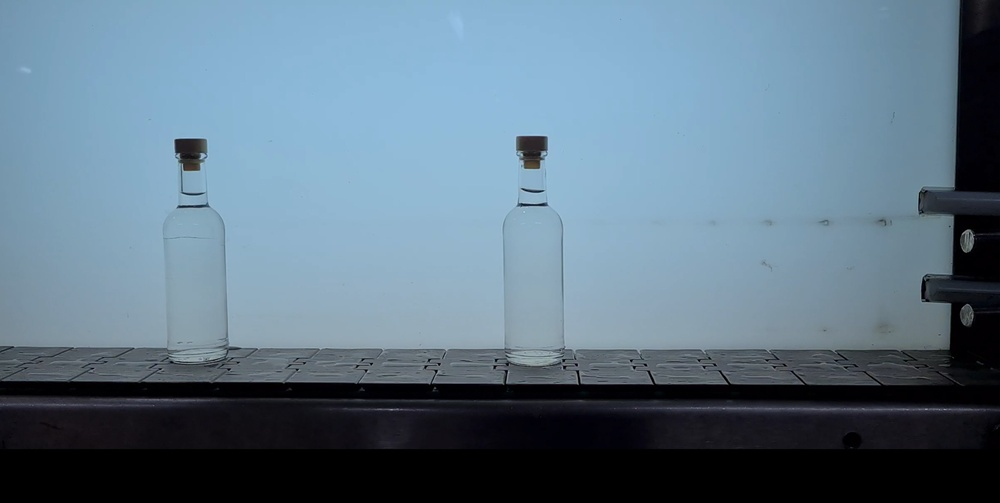
#> input picture legacy/2022/assets/broken_glass.jpg, 1000 x 503 px, shrunk from 2557 x 1287 before the run, found by its file name
$ python 'Glass preprocess.py'
#> lines starting #> are read from the running program, lines starting #| are printed output that depends on the picture; after the words box and inside, x2 and y2 are one past the last pixel; in counts of white or black regions, pixels touching at a corner belong together
import cv2
import numpy as np
from matplotlib import pyplot as plt
import matplotlib.image as mpimg

# Import, copy and grayscale original image
image = cv2.imread('broken_glass.jpg')
#> image is the input picture: shape (503, 1000, 3); mean B, G, R 135.1, 118.4, 95.6

orig_image = image.copy()

gray = cv2.cvtColor(image, cv2.COLOR_BGR2GRAY)
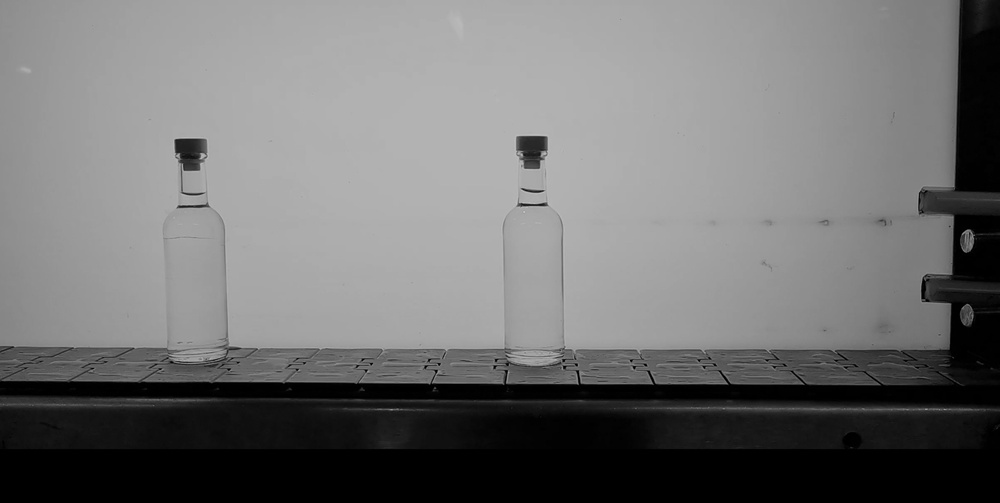
#> gray: shape (503, 1000); min 0, max 193, mean 113.5

# visualising
titles = ['Original Image', 'Grayed Image']
images = [orig_image, gray]

for i in range(2):
    plt.subplot(1, 2, i + 1), plt.imshow(images[i], 'gray')
    plt.title(titles[i])
    plt.xticks([]), plt.yticks([])
plt.show()
#> figure, not shown here; B, G, R data is drawn as R, G, B

# Initialize a list of kernel sizes (so we can evaluate the relationship between kernel
# size and amount of blurring)

# kernelSizes = [(3, 3), (9, 9), (15, 15)]
# # loop over the kernel sizes
# for (kX, kY) in kernelSizes:
# 	# apply an "average" blur to the image using the current kernel
# 	# size
# 	blurred = cv2.blur(gray, (kX, kY))
# 	cv2.imshow("Average ({}, {})".format(kX, kY), blurred)
# 	cv2.waitKey(0)

# perform median blur to remove noise
blurred = cv2.blur(gray, (3, 3))

bedged = cv2.Canny(blurred, 17, 60, L2gradient=True)
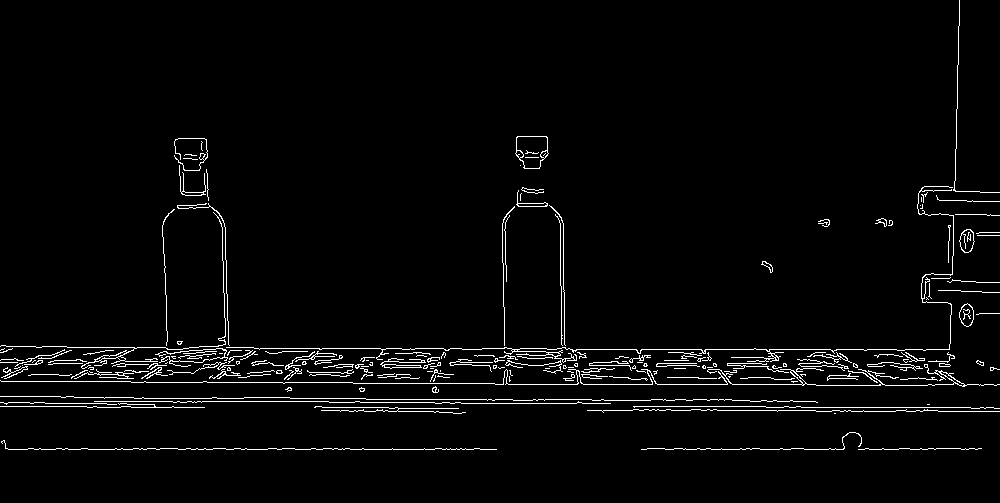
#> bedged: shape (503, 1000); 2.9% white in thin lines or dots, all inside (x1, y1, x2, y2) = (0, 0, 1000, 450)
bwindow_name = str(17) + '^' + str(60)

# visualising
titles = ['Grayed image blurred', 'Grayed image blurred + canny']
images = [blurred, bedged]

for i in range(2):
    plt.subplot(1, 2, i + 1), plt.imshow(images[i], 'gray')
    plt.title(titles[i])
    plt.xticks([]), plt.yticks([])
plt.show()

# [6 lines of commented-out code are left out]
plt.hist(blurred.ravel(), 256, [0, 256]);
plt.title("Grayed image blurred Histogram")
plt.show()
#> figure, not shown here; tallest bar 55750 high, from x = 0 to 1

# [20 lines of commented-out code are left out]
GaussianBlur = cv2.GaussianBlur(gray, (3, 3), 0)

edged = cv2.Canny(GaussianBlur, 17, 60, L2gradient=True)
window_name = str(17) + '^' + str(60)

# visualising
titles = ['Grayed image GaussianBlur', 'Grayed image GaussianBlur canny']
images = [GaussianBlur, edged]

for i in range(2):
    plt.subplot(1, 2, i + 1), plt.imshow(images[i], 'gray')
    plt.title(titles[i])
    plt.xticks([]), plt.yticks([])
plt.show()

# [6 lines of commented-out code are left out]
plt.hist(GaussianBlur.ravel(), 256, [0, 256]);
plt.title("Grayed image GaussianBlur histogram")
plt.show()
#> figure, not shown here; tallest bar 55485 high, from x = 0 to 1

# [10 lines of commented-out code are left out]

(T, thresh) = cv2.threshold(GaussianBlur, 100, 255, cv2.THRESH_BINARY)
#> thresh: shape (503, 1000); 67.8% white; 76 black regions (53 under 20 px), largest, box (x1, y1, x2, y2) and area: (0, 0, 1000, 503) 159137, (175, 139, 206, 171) 764, (517, 136, 547, 169) 741

(T, threshInv) = cv2.threshold(GaussianBlur, 100, 255, cv2.THRESH_BINARY_INV)

# visualising
titles = ['THRESH_BINARY', 'threshInv']
images = [thresh, threshInv]

for i in range(2):
    plt.subplot(1, 2, i + 1), plt.imshow(images[i], 'gray')
    plt.title(titles[i])
    plt.xticks([]), plt.yticks([])
plt.show()


#--------------------------------------------------
plt.imshow(thresh)
plt.title('Binary Threshold')
plt.xticks([]), plt.yticks([])
plt.show()

plt.imshow(threshInv)
plt.title('Binary Threshold Inverted')
plt.xticks([]), plt.yticks([])
plt.show()

plt.hist(thresh.ravel(), 256, [0, 256]);
plt.title("THRESH_BINARY histogram")
plt.show()
#> figure, not shown here; tallest bar 341046 high, from x = 255 to 256

plt.hist(threshInv.ravel(), 256, [0, 256]);
plt.title("threshInv histogram")
plt.show()
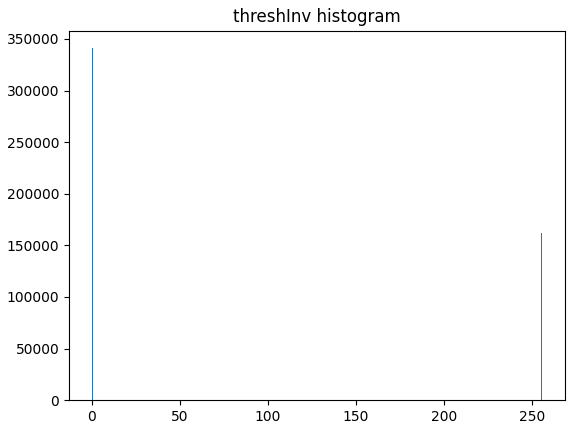
#> figure drawn by matplotlib, 1 panel; tallest bar 341046 high, from x = 0 to 1

#---------------------------------------------------------

# apply Otsu's automatic thresholding which automatically determines
# the best threshold value
(T, Otsu) = cv2.threshold(GaussianBlur, 100, 255, cv2.THRESH_BINARY_INV | cv2.THRESH_OTSU)
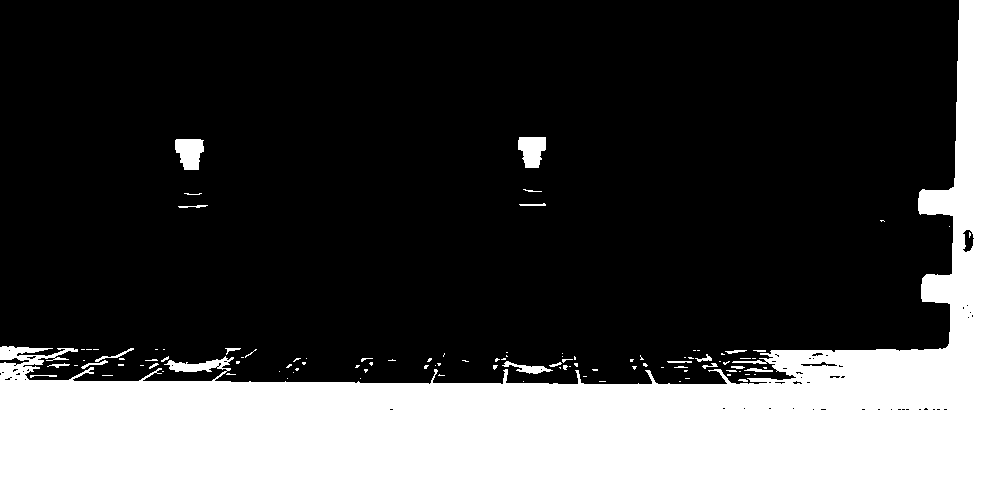
#> Otsu: shape (503, 1000); 30% white; 106 white regions (80 under 20 px), largest, box (x1, y1, x2, y2) and area: (0, 0, 1000, 503) 147614, (175, 139, 204, 170) 696, (518, 137, 546, 168) 668
#> T = 85

print("[INFO] otsu's thresholding value: {}".format(T))
#| [INFO] otsu's thresholding value: 85.0
# visualize only the masked regions in the image
masked = cv2.bitwise_and(image, image, mask=Otsu)
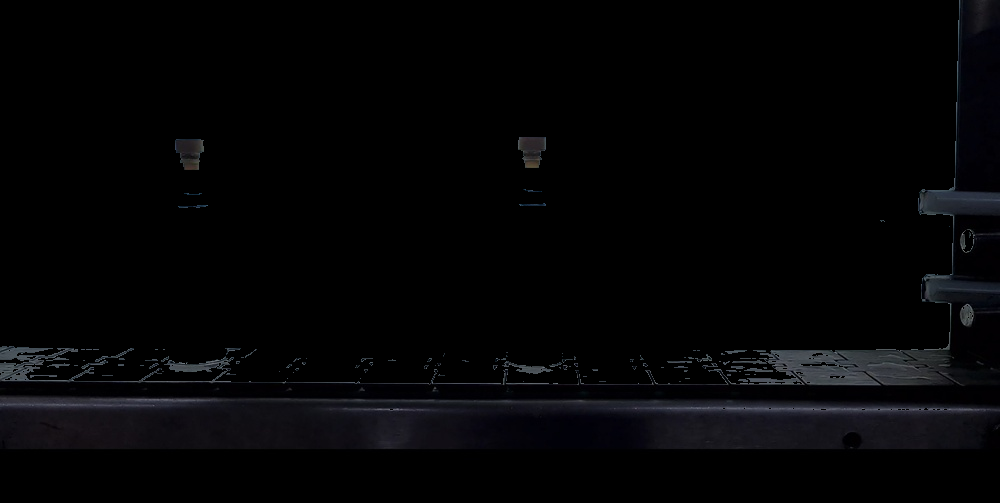
#> masked: shape (503, 1000, 3); mean B, G, R 5.3, 4.1, 4.1

# visualising
titles = ['Otsu', 'Otsu masked']
images = [Otsu, masked]

for i in range(2):
    plt.subplot(1, 2, i + 1), plt.imshow(images[i], 'gray')
    plt.title(titles[i])
    plt.xticks([]), plt.yticks([])
plt.show()
#> figure, not shown here; B, G, R data is drawn as R, G, B

plt.imshow(Otsu)
plt.title('Otsu with Gaussina blur and inverted binary thresholding')
plt.xticks([]), plt.yticks([])
plt.show()

plt.imshow(masked)
plt.title('Otsu masked')
plt.xticks([]), plt.yticks([])
plt.show()

# download original image
img = cv2.imread('broken_glass.jpg', 0)
#> img: shape (503, 1000); min 0, max 193, mean 113.5

# can blur (source, kernel size)
img = cv2.medianBlur(img, 5)

ret, th1 = cv2.threshold(img, 127, 255, cv2.THRESH_BINARY)
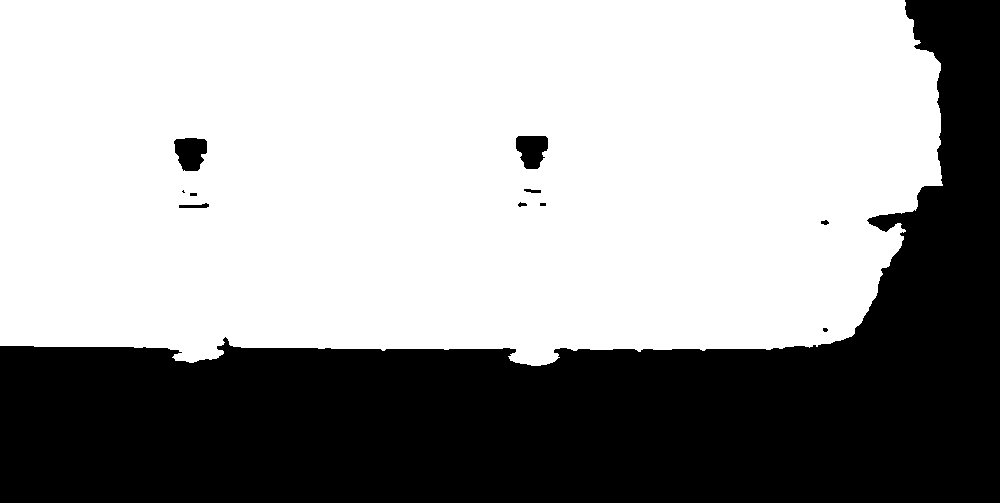
#> th1: shape (503, 1000); 62.8% white; 11 black regions (3 under 20 px), largest, box (x1, y1, x2, y2) and area: (0, 0, 1000, 503) 185157, (174, 138, 207, 171) 847, (516, 136, 548, 169) 812

# no ret value for adaptive
th2 = cv2.adaptiveThreshold(img, 255, cv2.ADAPTIVE_THRESH_MEAN_C, cv2.THRESH_BINARY, 11, 2)
#> th2: shape (503, 1000); 91.4% white; 455 black regions (348 under 20 px), largest, box (x1, y1, x2, y2) and area: (0, 371, 1000, 408) 11377, (148, 0, 1000, 374) 11073, (547, 410, 1000, 425) 2925

th3 = cv2.adaptiveThreshold(img, 255, cv2.ADAPTIVE_THRESH_GAUSSIAN_C, cv2.THRESH_BINARY, 11, 2)
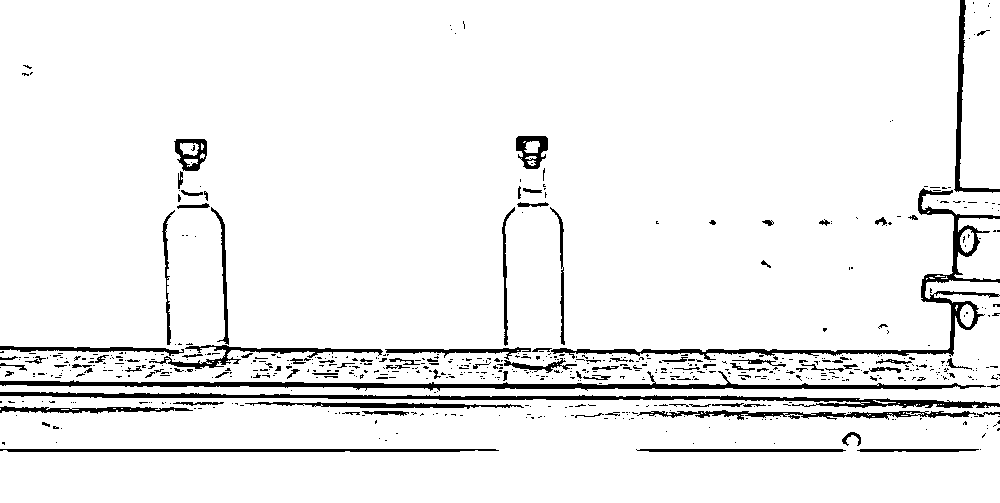
#> th3: shape (503, 1000); 93.9% white; 666 black regions (567 under 20 px), largest, box (x1, y1, x2, y2) and area: (0, 371, 986, 391) 4394, (0, 392, 1000, 408) 4150, (551, 188, 1000, 360) 3952

# again for visualising
titles = ['Original Image', 'Global Binary Threshold', 'Adaptive Mean Threshold', 'Adaptive Gaussian Threshold']
images = [img, th1, th2, th3]

for i in range(4):
    plt.subplot(2, 2, i + 1), plt.imshow(images[i], 'gray')
    plt.title(titles[i])
    plt.xticks([]), plt.yticks([])
plt.show()

$ run again, with legacy/2022/assets/bottle_template.jpg copied over legacy/2022/assets/broken_glass.jpg
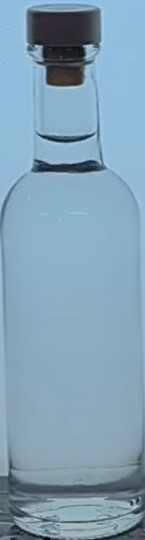
#> input picture legacy/2022/assets/bottle_template.jpg, 145 x 540 px, found by its file name
#> image is the input picture: shape (540, 145, 3); mean B, G, R 182.1, 161.3, 130
#> `bedged = cv2.Canny(blurred, 17, 60, L2gradient=True)`:
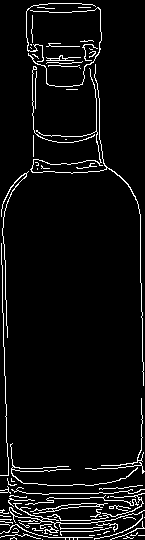
#> bedged: shape (540, 145); 5.8% white in thin lines or dots
#> edged: shape (540, 145); 6% white in thin lines or dots
#> thresh: shape (540, 145); 89.7% white; 13 black regions (4 under 20 px), largest, box (x1, y1, x2, y2) and area: (28, 11, 99, 86) 3974, (0, 455, 145, 499) 1750, (32, 160, 105, 173) 613
#> Otsu: shape (540, 145); 12.4% white; 15 white regions (8 under 20 px), largest, box (x1, y1, x2, y2) and area: (0, 441, 145, 540) 4356, (27, 9, 100, 86) 4164, (32, 159, 106, 173) 685
#> T = 118
#| [INFO] otsu's thresholding value: 118.0
#> th1: shape (540, 145); 86.9% white; 9 black regions (3 under 20 px), largest, box (x1, y1, x2, y2) and area: (0, 438, 145, 540) 4847, (27, 9, 101, 87) 4258, (32, 159, 106, 173) 714, (39, 134, 93, 143) 286, (0, 190, 12, 228) 109, (38, 518, 54, 523) 46
#> th2: shape (540, 145); 85.5% white; 90 black regions (64 under 20 px), largest, box (x1, y1, x2, y2) and area: (0, 173, 145, 515) 3666, (27, 7, 101, 86) 2312, (31, 68, 107, 173) 1499
#> `th3 = cv2.adaptiveThreshold(img, 255, cv2.ADAPTIVE_THRESH_GAUSSIAN_C, ..`:
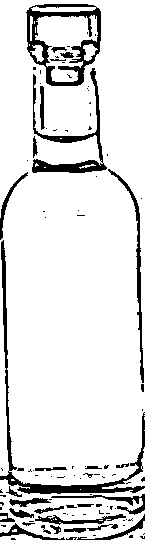
#> th3: shape (540, 145); 88% white; 103 black regions (72 under 20 px), largest, box (x1, y1, x2, y2) and area: (0, 240, 145, 494) 2099, (26, 4, 101, 86) 1927, (32, 68, 107, 173) 1396

$ run again, with legacy/2022/assets/felos.jpg copied over legacy/2022/assets/broken_glass.jpg
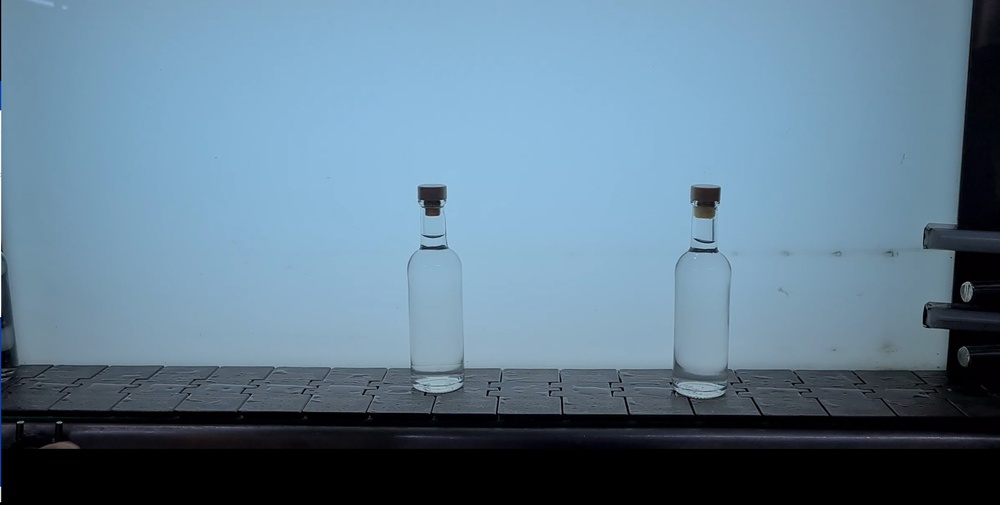
#> input picture legacy/2022/assets/felos.jpg, 1000 x 505 px, shrunk from 2563 x 1295 before the run, found by its file name
#> image is the input picture: shape (505, 1000, 3); mean B, G, R 144.9, 124.8, 97.2
#> `bedged = cv2.Canny(blurred, 17, 60, L2gradient=True)`:
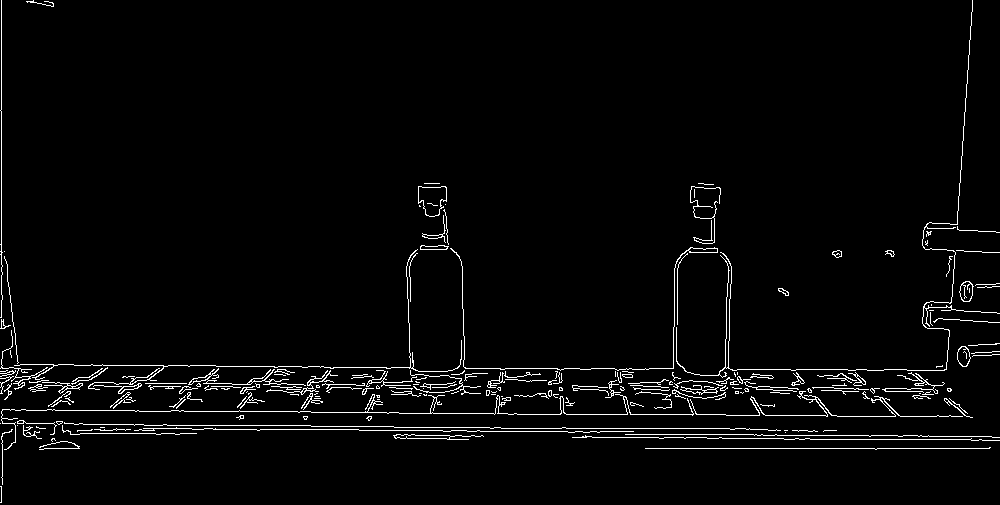
#> bedged: shape (505, 1000); 2.8% white in thin lines or dots
#> edged: shape (505, 1000); 3.1% white in thin lines or dots
#> thresh: shape (505, 1000); 69.8% white; 21 black regions (11 under 20 px), largest, box (x1, y1, x2, y2) and area: (0, 0, 1000, 505) 150451, (692, 187, 720, 218) 686, (419, 187, 446, 216) 584
#> Otsu: shape (505, 1000); 27.2% white; 138 white regions (104 under 20 px), largest, box (x1, y1, x2, y2) and area: (0, 0, 1000, 505) 134139, (693, 188, 720, 218) 628, (419, 187, 445, 216) 549
#> T = 87
#| [INFO] otsu's thresholding value: 87.0
#> th1: shape (505, 1000); 66.7% white; 8 black regions, largest, box (x1, y1, x2, y2) and area: (0, 0, 1000, 505) 166049, (691, 186, 721, 220) 770, (418, 186, 447, 216) 634
#> th2: shape (505, 1000); 91.1% white; 447 black regions (334 under 20 px), largest, box (x1, y1, x2, y2) and area: (0, 0, 1000, 411) 15496, (1, 392, 1000, 436) 11084, (0, 424, 547, 505) 4086
#> `th3 = cv2.adaptiveThreshold(img, 255, cv2.ADAPTIVE_THRESH_GAUSSIAN_C, ..`:
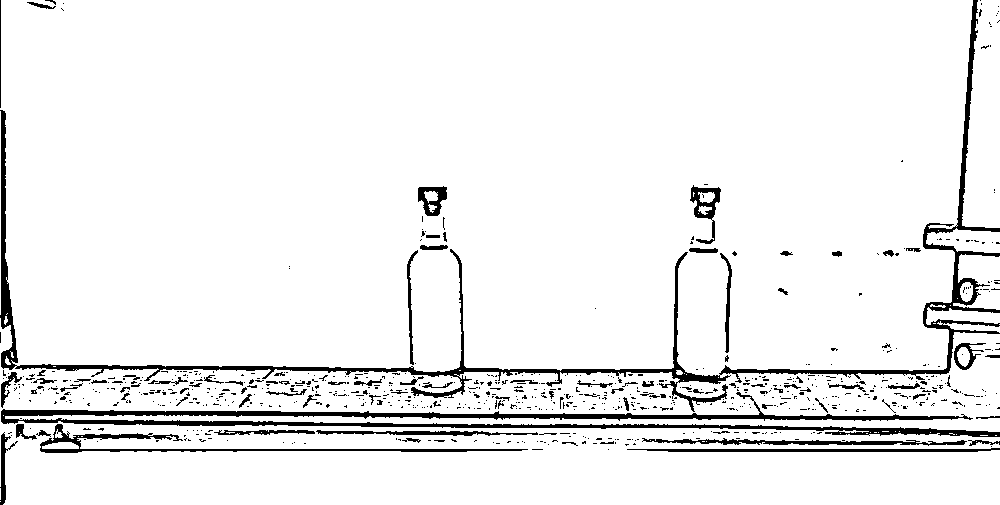
#> th3: shape (505, 1000); 93.6% white; 763 black regions (671 under 20 px), largest, box (x1, y1, x2, y2) and area: (0, 0, 1000, 412) 10548, (1, 392, 1000, 437) 8372, (40, 424, 528, 453) 1849
